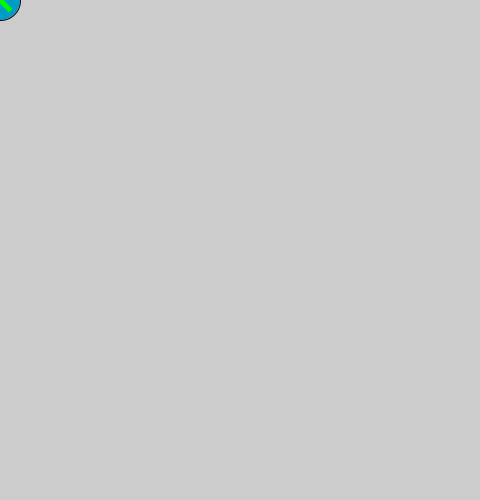
Frame 1 (no input)
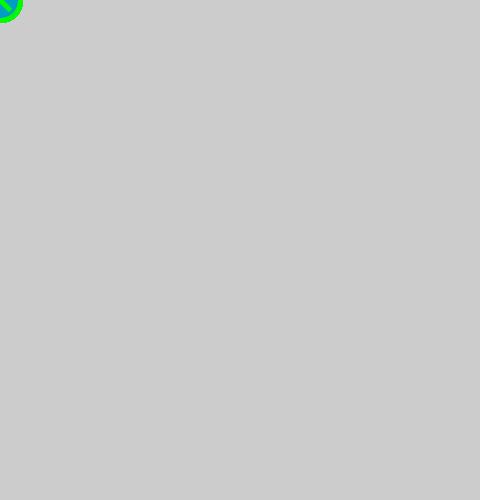
Frame 60 (the mouse pressed at the canvas centre just before this capture)
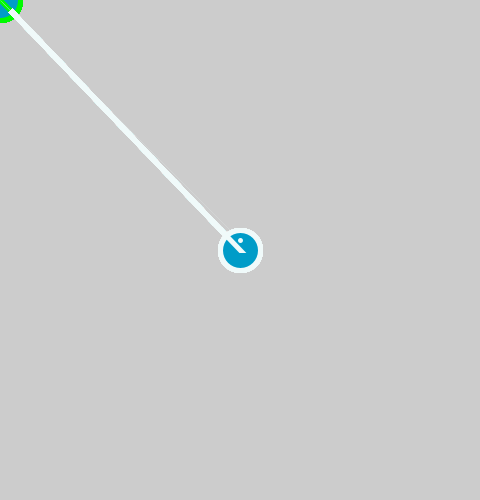
Frame 120 (the mouse held since frame 60 and released just before this capture)

The Processing sketch that drew these frames (run headless with seeded random() and noise(); from frame 60 on, the mouse is pressed at the canvas centre):

// Processing sketch: processing_11412
// ── processing_11412.pde

void setup() {
size(480, 500);
smooth();
}
void draw() {
  fill(230,200,0);
  
if (keyPressed) {
fill(200,20,200);
} else {
fill(0,156,200);
}
ellipse(mouseX, mouseY, 40, 40);




stroke(mouseX,250 , mouseY); 
float distance = dist(pmouseX, pmouseY, mouseX, mouseY);
float maxStroke = 15;
strokeWeight(maxStroke - constrain(distance, 10, maxStroke));
line(pmouseX, pmouseX, mouseX, mouseX);
triangle(pmouseX, pmouseY, mouseX, mouseY, 10, 10);
}
void mouseClicked(){
//dibuja un rectangulo donde el mouse fue clickeado
rectMode(CENTER);
fill(mouseY, 93, mouseX);
stroke(100);
rect(mouseX, mouseY, 60, 60);
}
